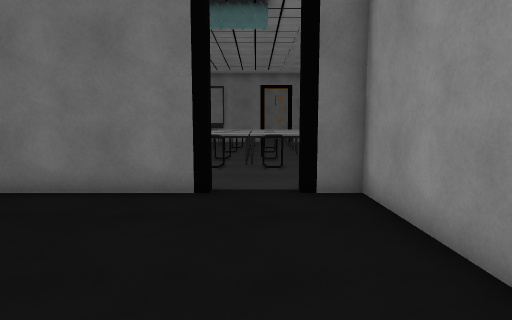
View 1 (above)

21 first-person views from a walk through a Unity game level. The camera is 1.3 m above the floor, tilts 6° down and sees 75° across. Doors are open. The floor is counted in squares, 0.95 m on a side. Each view is taken from the middle of a square. On the plan, view 1 faces up. The plan holds only what a view shows up to about 15 squares ahead; the rest is blank. The place goes on beyond the plan. The player is left out. Surface patterns are stand-ins for the level's own textures.

View 2
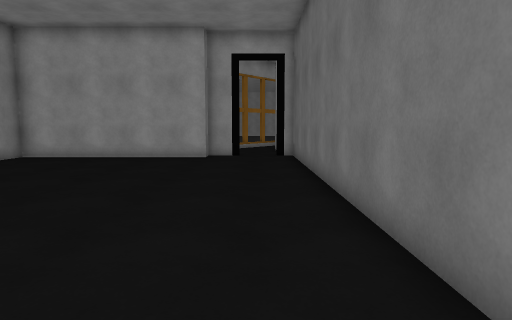

View 3
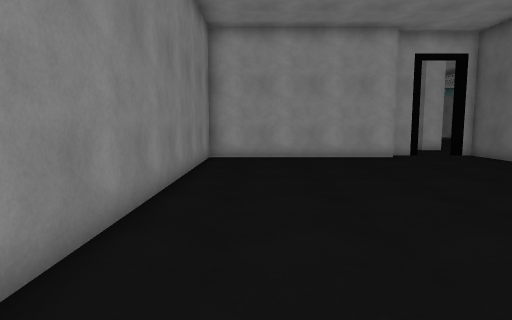

View 4
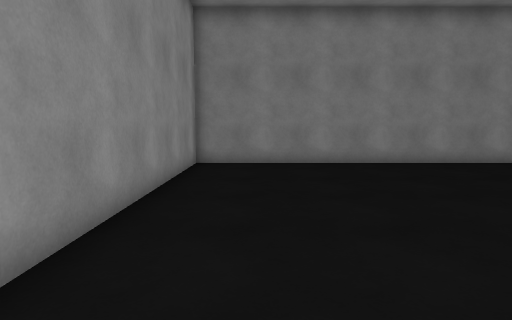

View 5
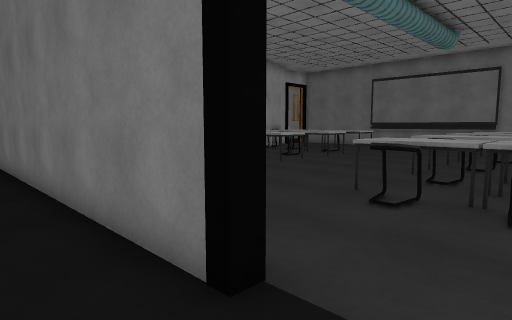

View 6
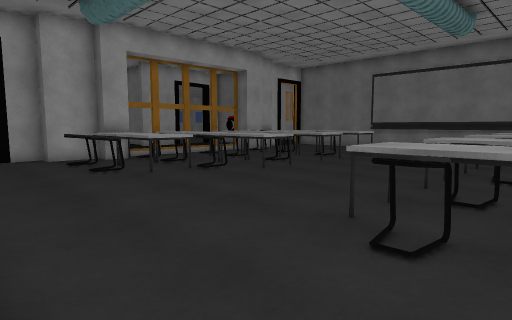

View 7
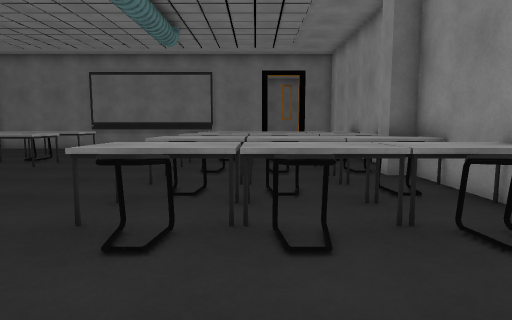

View 8
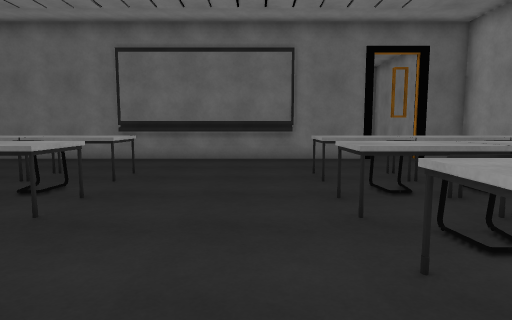

View 9
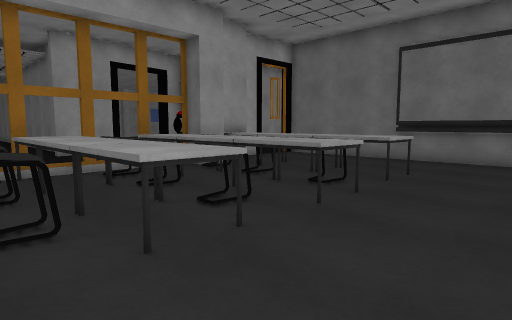

View 10
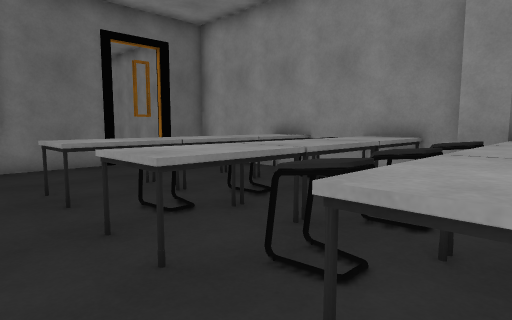

View 11
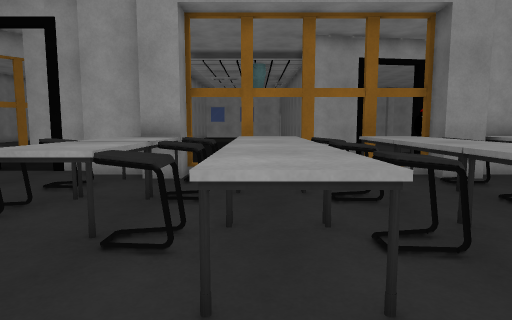

View 12
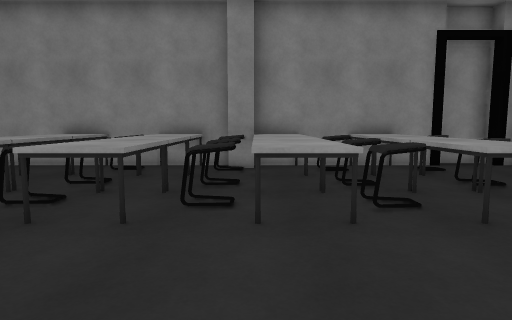

View 13
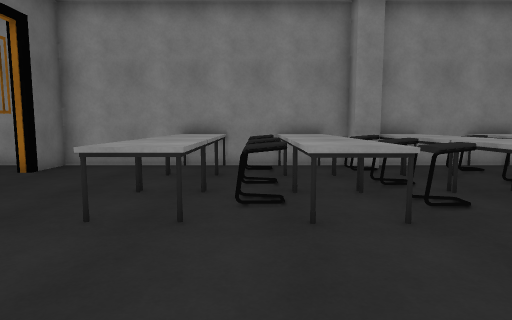

View 14
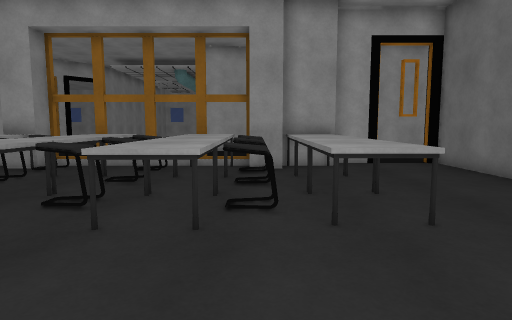

View 15
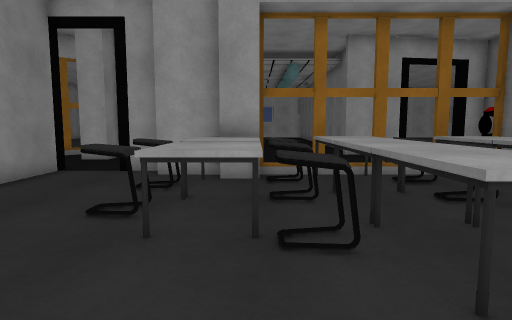

View 16
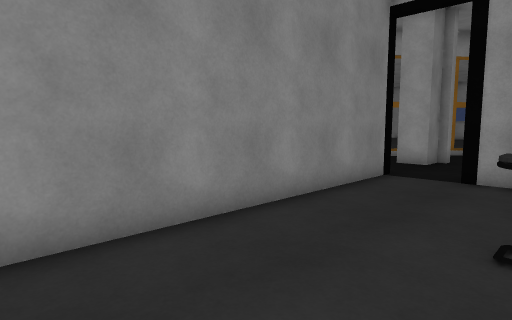

View 17
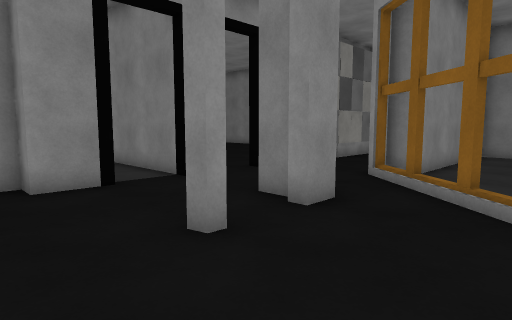

View 18
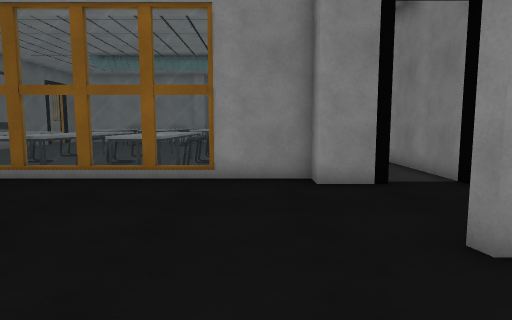

View 19
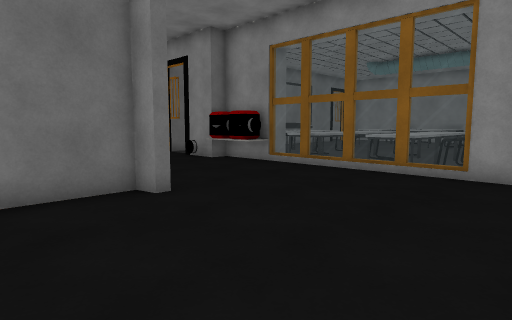

View 20
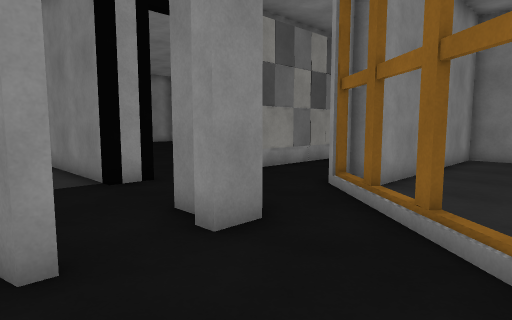

View 21
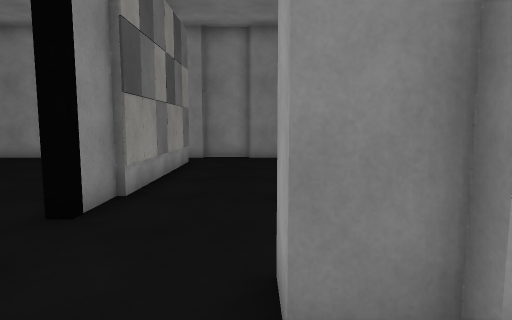

### Floor plan
Key: @ floor where view 1 was taken; # wall or solid block; x gap in a wall; . floor; D open door; = window, fence, low wall or low ledge; T table; P printer; H thing the floor can be seen under or through; O other object.
Columns run from 24 left of view 1 to 5 right of it. Each row starts with its distance up from view 1.
 29                              #
 28                           ...#
 27          ################DD###
 26         .D...................#
 25         .D...................#
 24         .x...................#
 23        .O#...................#
 22        ..P#TTTTTT.....TTTTTTT#
 21       ...P#TTTTTT.....TTTTTTT#
 20      ....##O.O.OO......O.O.O.#
 19      .....T..TTTT.....TTTTTTT#
 18  ###......T..TTTT.....TTTTTTT#
 17  .........=O.O.O.......O.O.O##
 16  .........T..TTTT.....TTTTTT##
 15 ..........T..TTTT.....TTTTTTT#
 14 ..........=O.O.O......OOOO.O.#
 13  .........#T.T.T.......T.T.T.#
 12  .........#..................#
 11 .  ......##.O.O.......TTTT.T.#
 10  ........#...................#
  9  ....#...#...................#
  8  ............................#
  7  ....##..###############.#####
  6  x=..##..#................#
  5   H=......................#
  4   .#=....#................#
  3   ..##...#................#
  2   ..# ...##...............#
  1   ..# ...##...............#
  0   ..#....##.............@.#
 -1   ..#....##...............#
 -2    .#....##...............#
 -3    .#....##...............#
 -4    .#.....#...............#
 -5    ####.###################
 -6       ###

Positions as (right, up) in squares from view 1, and headings:
1: (0, 0), facing up
2: (0, 5), facing left
3: (0, -3), facing left
4: (0, 7), facing down
5: (1, 5), facing up-left
6: (0, 7), facing up-left
7: (0, 7), facing up
8: (-4, 13), facing up
9: (-4, 13), facing up-left
10: (-4, 15), facing up-right
11: (-5, 15), facing left
12: (-7, 16), facing right
13: (-7, 20), facing right
14: (-3, 20), facing left
15: (-5, 13), facing left
16: (-6, 11), facing down-left
17: (-23, 12), facing down-right
18: (-23, 12), facing right
19: (-24, 11), facing up-right
20: (-23, 10), facing down-right
21: (-18, 9), facing down
